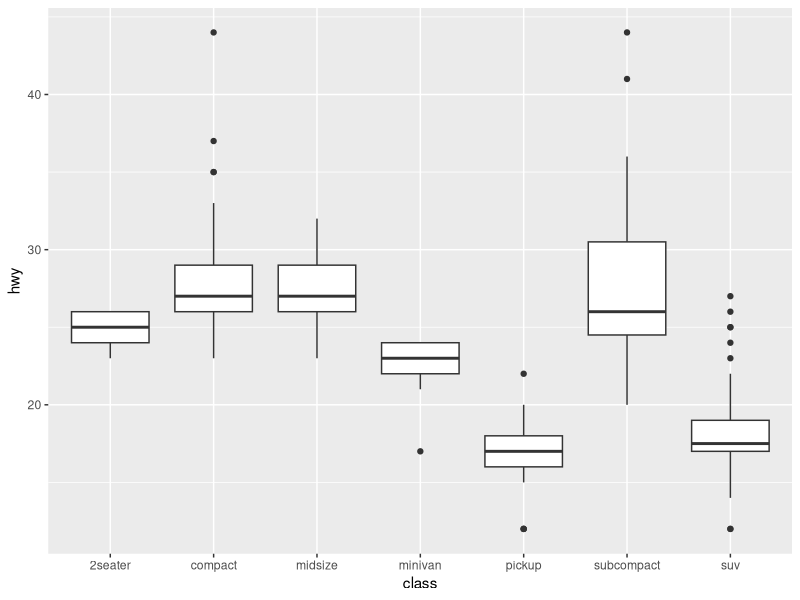
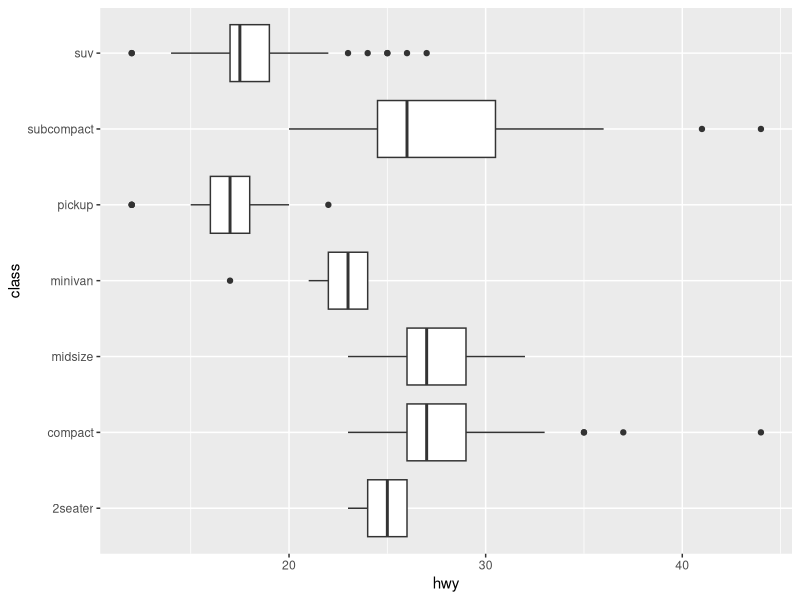
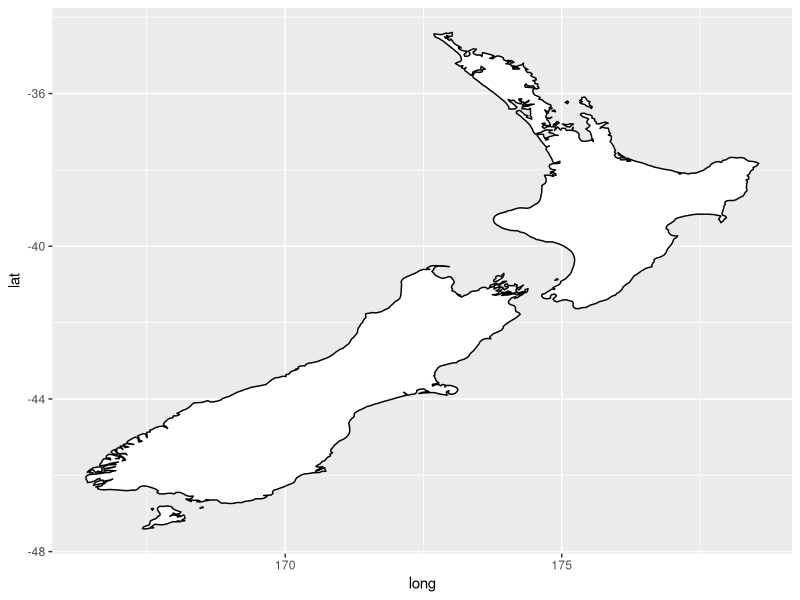
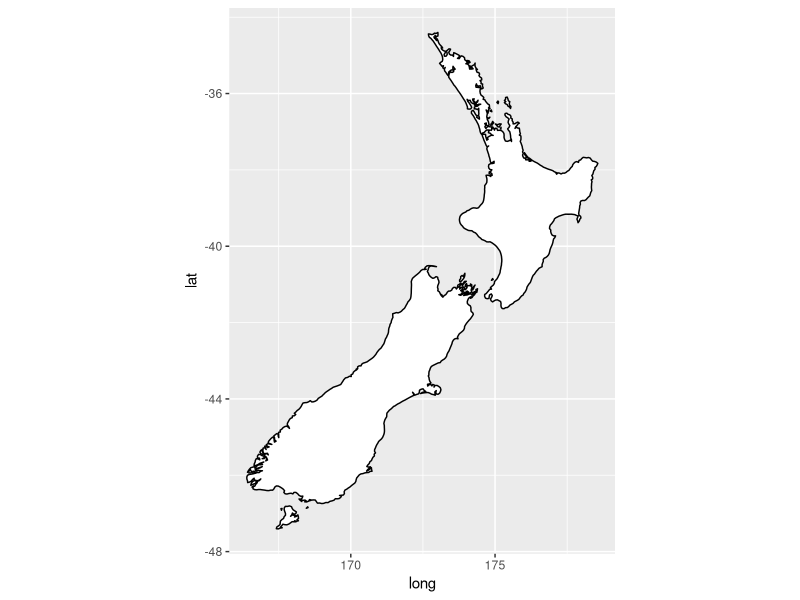
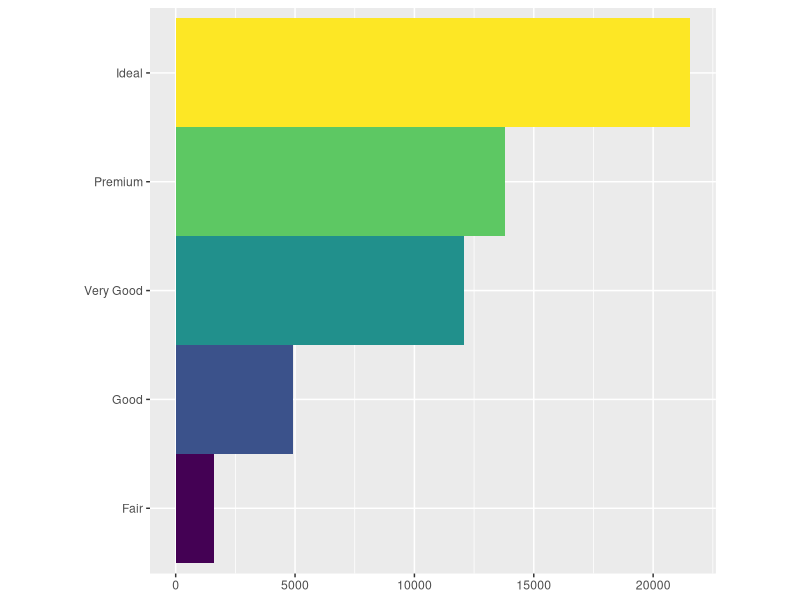
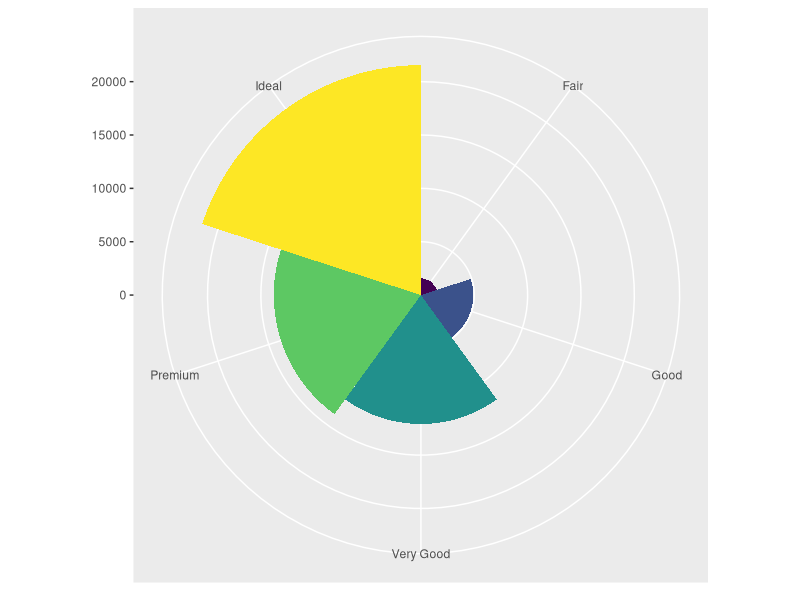
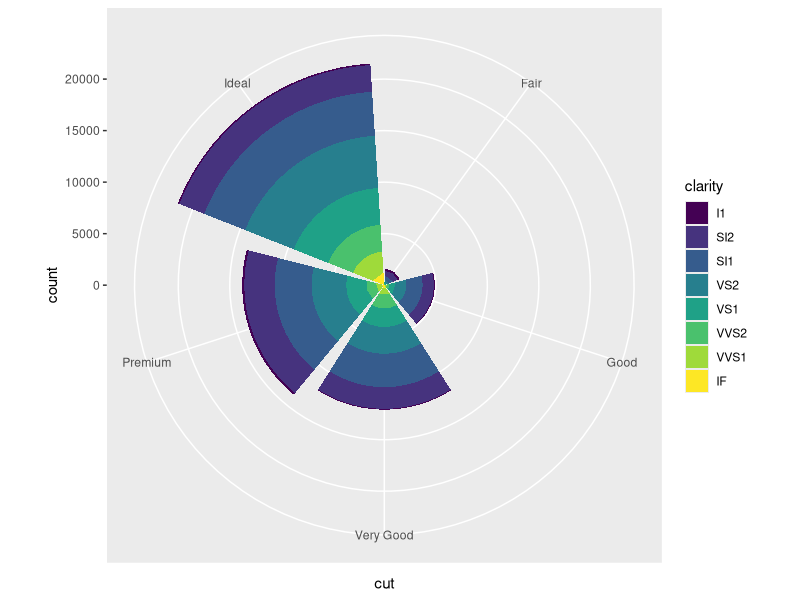
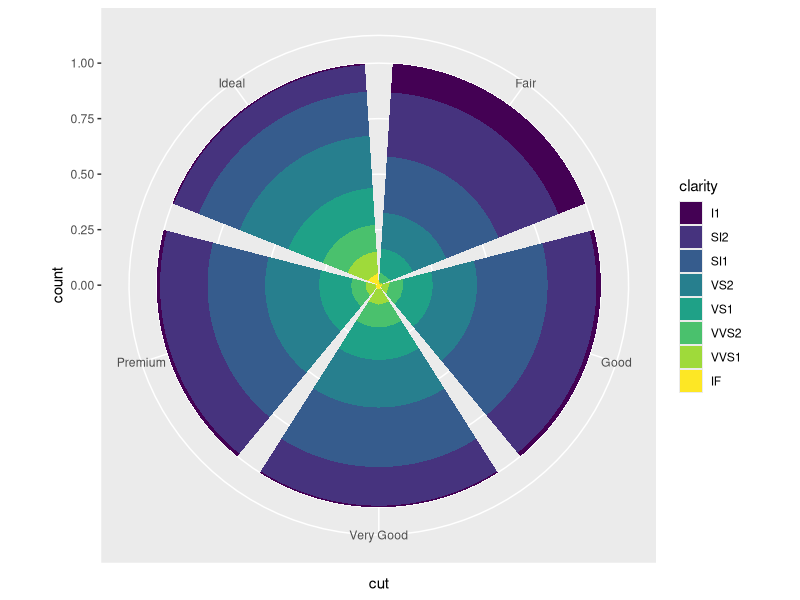

R code for these plots, in order:
library(tidyverse)
# coord_flip() switches the x and y axes. This is useful (for example), 
# if you want horizontal boxplots. It’s also useful for long labels: 
# it’s hard to get them to fit without overlapping on the x-axis
ggplot(data = mpg, mapping = aes(x = class, y = hwy)) + 
  geom_boxplot() # Labels don't fit on x axis
ggplot(data = mpg, mapping = aes(x = class, y = hwy)) + 
  geom_boxplot() +
  coord_flip() # Solution is to flip the x and y axes

# coord_quickmap() sets the aspect ratio correctly for maps. 
# This is very important if you’re plotting spatial data with ggplot2 
# (which unfortunately we don’t have the space to cover in this book).
nz <- map_data("nz")

ggplot(nz, aes(long, lat, group = group)) +
  geom_polygon(fill = "white", colour = "black")

ggplot(nz, aes(long, lat, group = group)) +
  geom_polygon(fill = "white", colour = "black") +
  coord_quickmap() # sets aspect ratio correctly

# coord_polar() uses polar coordinates.
bar <- ggplot(data = diamonds) + 
  geom_bar(
    mapping = aes(x = cut, fill = cut), 
    show.legend = FALSE,
    width = 1
  ) + 
  theme(aspect.ratio = 1) +
  labs(x = NULL, y = NULL)

bar + coord_flip()
bar + coord_polar() # Polar coordinates reveal an interesting connection between
# a bar chart and a Coxcomb chart

###########################  Exercises #################################3
# 1. Turn a stacked bar chart into a pie chart using coord_polar()
dmd_bar <- ggplot(data = diamonds) + 
  geom_bar(mapping = aes(x = cut, fill = clarity))

dmd_bar + coord_polar() # clarity as a ratio of n within each cut

dmd_bar1 <- ggplot(data = diamonds) + 
  geom_bar(mapping = aes(x = cut, fill = clarity), position = "fill")

dmd_bar1 + coord_polar() # clarity as ratio as a percent (all pies equal size)

# 2. What does labs() do? Read the documentation.
  # labs() modifies the chart labels, can change variable and axes labels

# 3. What’s the difference between coord_quickmap() and coord_map()?
  # As elucidated here: https://ggplot2.tidyverse.org/reference/coord_map.html
  # "coord_map projects a portion of the earth, which is approximately spherical, 
  # onto a flat 2D plane using any projection defined by the mapproj package. 
  # Map projections do not, in general, preserve straight lines, so this 
  # requires considerable computation. coord_quickmap is a quick approximation 
  # that does preserve straight lines. It works best for smaller areas closer 
  # to the equator.

# 4. What does the plot below tell you about the relationship between city and highway mpg? 
ggplot(data = mpg, mapping = aes(x = cty, y = hwy)) +
  geom_point() + 
  geom_abline() +
  coord_fixed()
  # Why is coord_fixed() important? 
    # this parameter ensures that the x and y axes are on the same scale,
    # i.e., ensures that one unit on the x-axis is the same length as one 
    # unit on the y-axis

  # What does geom_abline() do?
    # adds a reference line, when y int and slope are not specified, defaults
    # to y-int = 0, slope = 1








